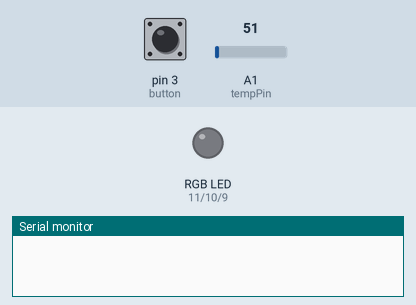
Recording of a sketch running on a simulated Arduino Uno, built with avr-gcc and run on an emulated ATmega328P. Parts: an RGB LED mixed from three pins (HIGH = lit), the last lines printed to the serial monitor. Inputs (shaded band) come from the test bench; at power-on: pin 3 (button) LOW, A1 (tempPin) = 51. Dim RGB values are drawn brighter than linear.

Above: at 1.2 s.
1.3 s: pin 3 (button) pulled HIGH for 1 s
At 1.75 s:
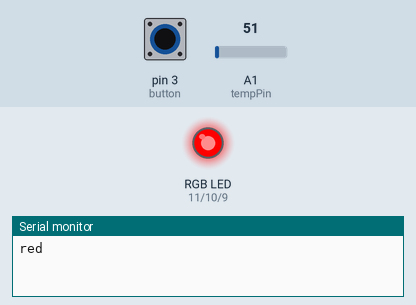
4.0 s: pin 3 (button) pulled HIGH for 0.15 s
At 5.5 s:
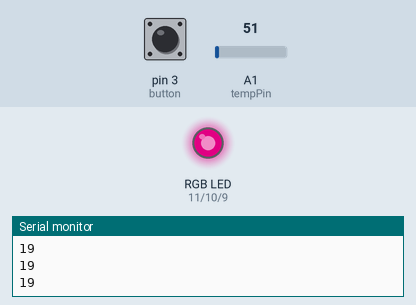
5.8 s: pin 3 (button) pulled HIGH for 0.15 s
At 10.93 s:
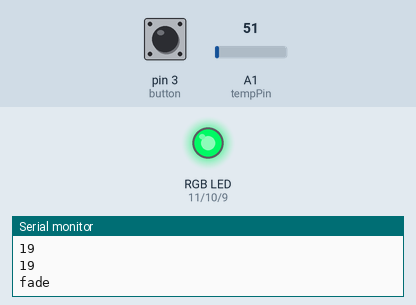
11.8 s: pin 3 (button) driven HIGH
14.8 s: A1 (tempPin) set to 61
Timing chart, 0 to 24.8 s (numbered marks = the images above; inputs shaded):
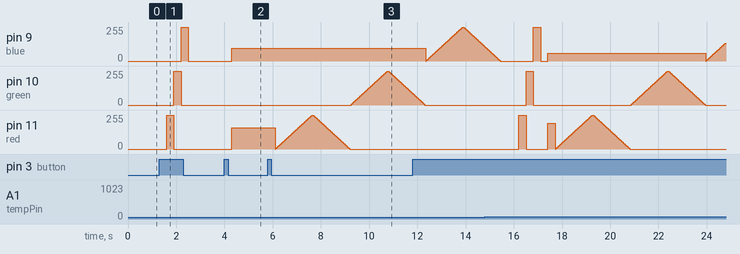

The sketch:

Heat_Sensor.ino
```cpp
int red = 11;
int green = 10;
int blue = 9;
int button = 3;             //Pushbutton Pin
int toggle = 0;              //Variable to store case toggle mode
int buttonstate = 0;//Is the button pressed or not?
int tempPin = A1;
int temp;
int voltage = 4.45;
int tempTotal;
int x;
int redl;
int bluel;


//Millis Stuff
int changeState = 0;         // Will change to next state after interval
long previousMillis = 0;     // will store last time Millis was updated
long interval = 1000;        // Change rate

void setup() {
  pinMode(red, OUTPUT);
  pinMode(green, OUTPUT);
  pinMode(blue, OUTPUT);
  pinMode(button, INPUT);
 pinMode(tempPin, INPUT);

  Serial.begin(9600);

}

void loop() {
 buttonstate = digitalRead(button);

  if (buttonstate == HIGH)
  {
    delay(300);
    toggle = toggle + 1;
  }

  if (toggle > 6)
  {
    delay(150);
    toggle = 0;
  }

  else {
  }

  switch (toggle)
  {
    case 0: //off
    {
    digitalWrite (red, LOW);
    digitalWrite (green, LOW);
    digitalWrite (blue, LOW);
  }
  break;
  case 1:
  Serial.println("red");
  {
    digitalWrite (red, HIGH);
    digitalWrite(green, LOW);
    digitalWrite(blue, LOW);
  }
  break;
  case 2:
  Serial.println("green");
  {
    digitalWrite (red, LOW);
    digitalWrite(green, HIGH);
    digitalWrite(blue, LOW);
  }
  break;
  case 3:
  Serial.println("blue");
  {
    digitalWrite (red, LOW);
    digitalWrite(green, LOW);
    digitalWrite(blue, HIGH);
  }
  break;

  case 4: //off
    {
    digitalWrite (red, LOW);
    digitalWrite (green, LOW);
    digitalWrite (blue, LOW);
  }
  break;
case 5:

 {
    tempTotal = 0;//  clear the accumulator
  //  Read the ADC 64 times and compute a total
  for(x = 0; x < 30; x++) {
    tempTotal += analogRead(tempPin);
  }

  temp = tempTotal/30;
  temp = (voltage * temp * 100) / 1024; //mv to decimal

Serial.println(temp);


  redl = map(temp, 0, 30, 0, 255);
  bluel = map(temp, 0, 30, 255, 0);
  analogWrite(red,redl);
analogWrite(blue,bluel);
}

  break;
  case 6:

  //Millis stuff
  unsigned long currentMillis = millis();           //Save the time since start to currentMillis variable

  if(currentMillis - previousMillis > interval)     //Compare Current time to the last recorded time to see if interval has elapsed
  {
  previousMillis = currentMillis;                   //Save new previousMillis value
  changeState = 0;                    //If time has elapsed changeState +1 to switch thru modes
  }
  Serial.println("fade");
  {
    if (changeState == 0) {
  // fade in from min to max in increments of 5 points:
  for (int fadeValue = 0 ; fadeValue <= 255; fadeValue += 5) {
    // sets the value (range from 0 to 255):
    analogWrite(red, fadeValue);
    // wait for 30 milliseconds to see the dimming effect
    delay(30);
  }

  // fade out from max to min in increments of 5 points:
  for (int fadeValue = 255 ; fadeValue >= 0; fadeValue -= 5) {
    // sets the value (range from 0 to 255):
    analogWrite(red, fadeValue);
    // wait for 30 milliseconds to see the dimming effect
    delay(30);
  }
  // fade in from min to max in increments of 5 points:
  for (int fadeValue = 0 ; fadeValue <= 255; fadeValue += 5) {
    // sets the value (range from 0 to 255):
    analogWrite(green, fadeValue);
    // wait for 30 milliseconds to see the dimming effect
    delay(30);
  }

    }

  // fade out from max to min in increments of 5 points:
  for (int fadeValue = 255 ; fadeValue >= 0; fadeValue -= 5) {
    // sets the value (range from 0 to 255):
    analogWrite(green, fadeValue);
    // wait for 30 milliseconds to see the dimming effect
    delay(30);
  }
  // fade in from min to max in increments of 5 points:
  for (int fadeValue = 0 ; fadeValue <= 255; fadeValue += 5) {
    // sets the value (range from 0 to 255):
    analogWrite(blue, fadeValue);
    // wait for 30 milliseconds to see the dimming effect
    delay(30);
  }

  // fade out from max to min in increments of 5 points:
  for (int fadeValue = 255 ; fadeValue >= 0; fadeValue -= 5) {
    // sets the value (range from 0 to 255):
    analogWrite(blue, fadeValue);
    // wait for 30 milliseconds to see the dimming effect
    delay(30);
  }
  break;


  }
  }
  }
```

Measured:
- after the input at 1.3 s, pin 9 (blue): 0/255 → 255/255 after 0.90 s, → 0/255 0.30 s later; pin 10 (green): 0/255 → 255/255 after 0.60 s, → 0/255 0.30 s later; pin 11 (red): 0/255 → 255/255 after 0.30 s, → 0/255 0.30 s later
- after the input at 4.0 s, pin 9 (blue): 0/255 → 94/255 after 0.30 s; pin 11 (red): 0/255 → 161/255 after 0.30 s
- after the input at 5.8 s, pin 10 (green): rises from 0/255 to 255/255 in 1.5 s, then falls to 90/255 in 1.0 s
